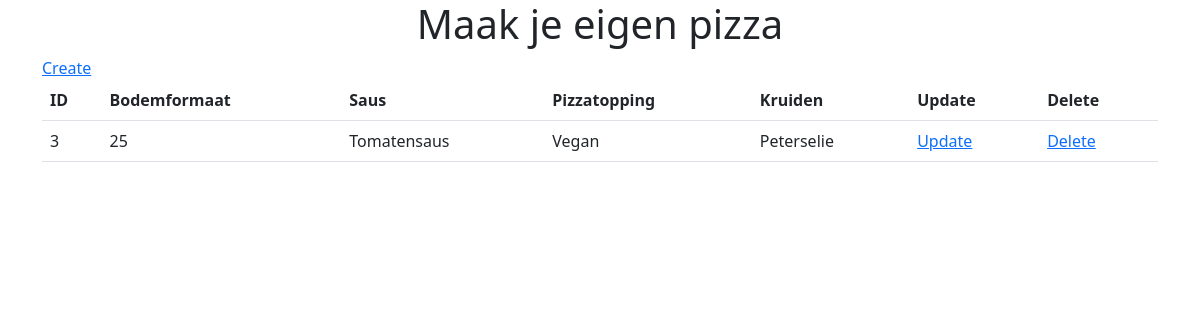
Before: / with the older database file.
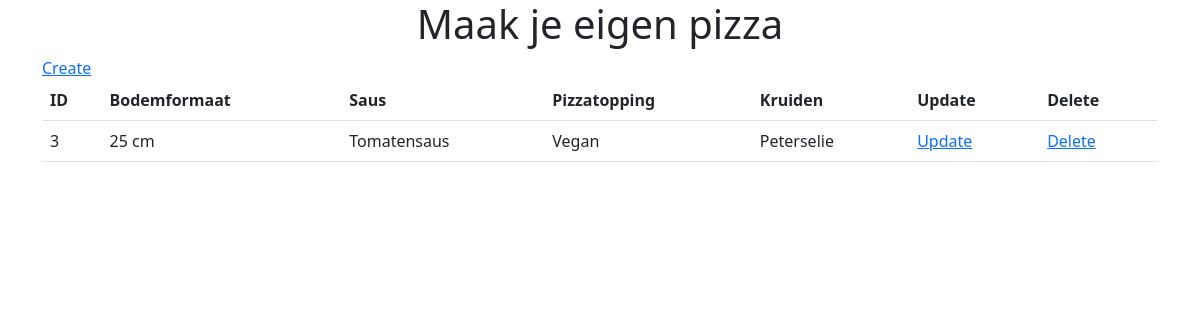
After: the same page with the newer database file.
### tables this page shows
CREATE TABLE `pizza` (
  `id` int(11) NOT NULL,
  `bodemformaat` varchar(128) NOT NULL,
  `saus` varchar(128) NOT NULL,
  `pizzatopping` varchar(128) NOT NULL,
  `kruiden` varchar(128) NOT NULL
);

### index.php (the view, shortened to what this page needs)
<?php
require_once "database.php";
$stmt = $pdo->query("SELECT * from pizza");
?>
<!doctype html>
<html lang="en">
<head>
    <link href="https://cdn.jsdelivr.net/npm/bootstrap@5.3.0-alpha1/dist/css/bootstrap.min.css" rel="stylesheet">
</head>
<body>
    <div class="container">
        <h1 class="text-center">Maak je eigen pizza</h1>
        <a href="create.php">Create</a>
        <table class="table">
            <tr>
                <th>ID</th>
                <th>Bodemformaat</th>
                <th>Saus</th>
                <th>Pizzatopping</th>
                <th>Kruiden</th>
                <th>Update</th>
                <th>Delete</th>
            </tr>
            <?php while ($row = $stmt->fetch()) : ?>
                <tr>
                    <td><?= htmlspecialchars($row["id"]) ?></td>
                    <td><?= htmlspecialchars($row["bodemformaat"]) ?></td>
                    <td><?= htmlspecialchars($row["saus"]) ?></td>
                    <td><?= htmlspecialchars($row["pizzatopping"]) ?></td>
                    <td><?= htmlspecialchars($row["kruiden"]) ?></td>
                    <td><a href="update.php?id=<?= $row["id"] ?>">Update</a></td>
                    <td><a href="delete.php?id=<?= $row["id"] ?>">Delete</a></td>
                </tr>
            <?php endwhile ?>
        </table>
    </div>
</body>
</html>

Changed rows visible on the page:
changed pizza "Tomatensaus": bodemformaat "25" → "25 cm"
